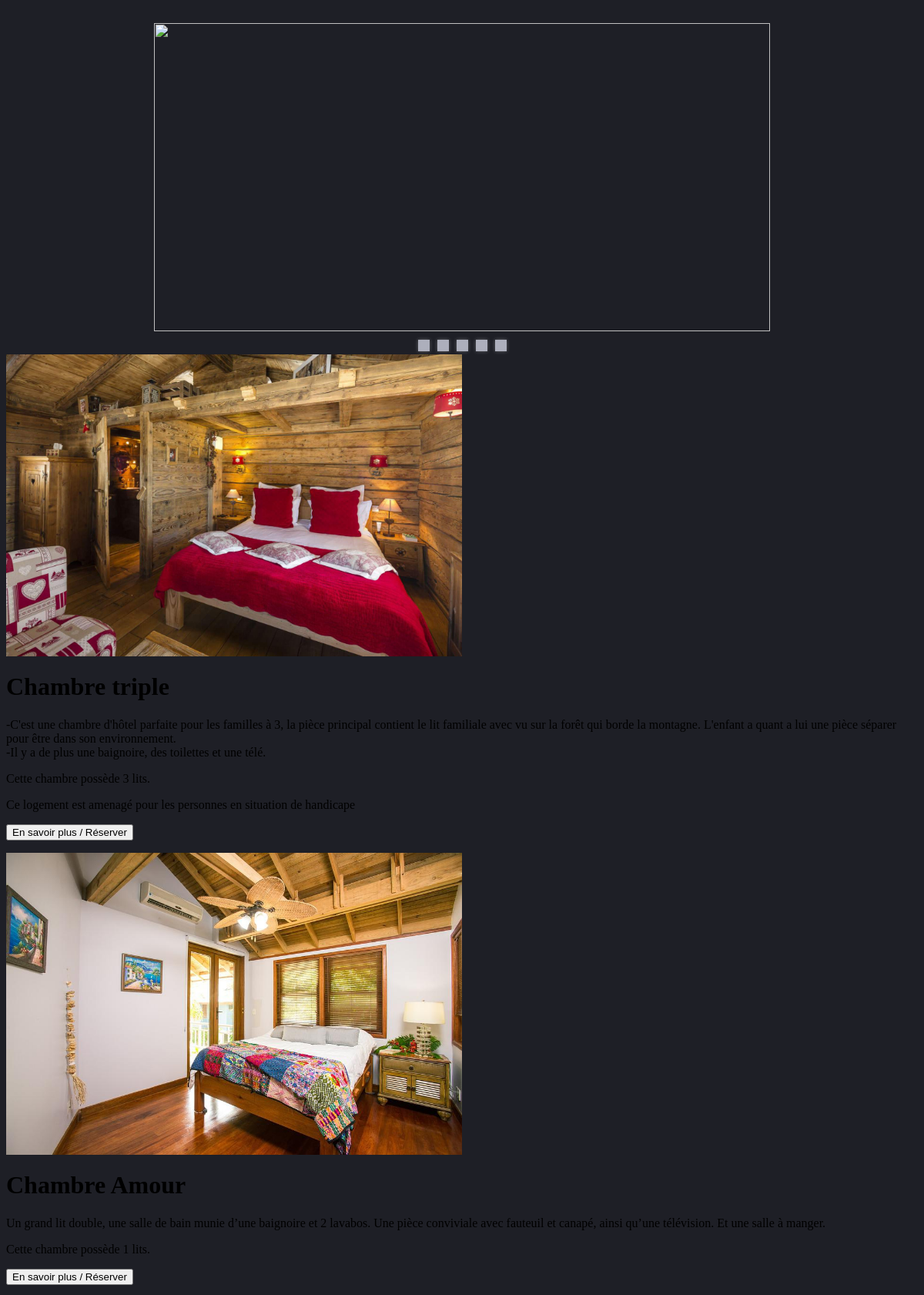
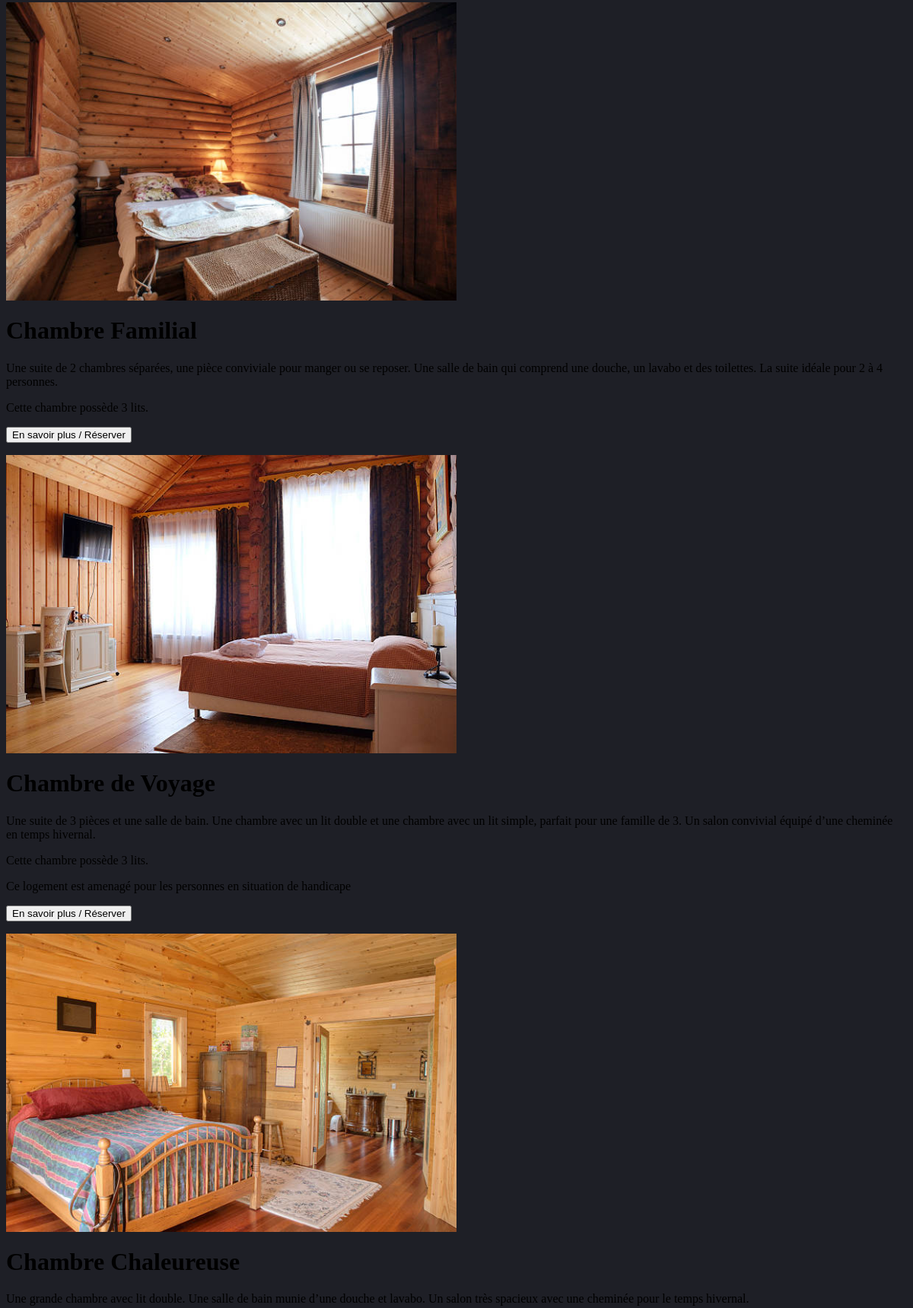
The page /Hotel.php (upper part) on the database its author committed (2 pictures, top to bottom).
### tables this page shows
CREATE TABLE `chambre` (
  `id` int(11) NOT NULL,
  `nom` text NOT NULL,
  `lit` int(3) NOT NULL,
  `descript` longtext NOT NULL,
  `special` tinyint(1) NOT NULL
);

### Hotel.php (the view, shortened to what this page needs)
<?php
include('BaseD.php');
include('Image.php');
$db->exec('SET NAMES utf8');
$sql = "SELECT * FROM chambre";
$request = $db->query($sql);
$chambre = $request->fetchAll();
?>
<div id="container3">
    <?php
    for($i = 0; $i < sizeof($chambre); $i++){
        $achambre = $chambre[$i];
        echo"<img src=\"image/".$achambre['id']."/Chalet.jpg\" height='50%' width='50%' />";
    ?>
    <form id="1" action="Reservation.php" method="post">
    <?php
        echo "<h1>".$achambre['nom']."</h1>";
        echo "<p>".$achambre['descript']."</p>";
        echo "<p>Cette chambre possède ". $achambre['lit'] ." lits.</p>";
        if($achambre['special']==1){
            echo "<p>Ce logement est amenagé pour les personnes en situation de handicape</p>";
        }
    ?>
        <input type="submit" id='submit' value="En savoir plus / Réserver" >
    </form>
    <?php
    }
    ?>
</div>

### rows shown on the page
chambre: shows a picture, nom "Chambre triple", descript "-C'est une chambre d'hôtel parfaite pour les familles à 3, la pièce principal contient le lit familiale avec vu sur la forêt qui borde la montagne. L'enfant a quant a lui une pièce séparer pour être dans son environnement. -Il y a de plus une baignoire, des toilettes et une télé.", lit "3", shows "Ce logement est amenagé pour les personnes en situation de handicape"
chambre: shows a picture, nom "Chambre Amour", descript "Un grand lit double, une salle de bain munie d’une baignoire et 2 lavabos. Une pièce conviviale avec fauteuil et canapé, ainsi qu’une télévision. Et une salle à manger.", lit "1"
chambre: shows a picture, nom "Chambre Familial", descript "Une suite de 2 chambres séparées, une pièce conviviale pour manger ou se reposer. Une salle de bain qui comprend une douche, un lavabo et des toilettes. La suite idéale pour 2 à 4 personnes.", lit "3"
chambre: shows a picture, nom "Chambre de Voyage", descript "Une suite de 3 pièces et une salle de bain. Une chambre avec un lit double et une chambre avec un lit simple, parfait pour une famille de 3. Un salon convivial équipé d’une cheminée en temps hivernal.", lit "3", shows "Ce logement est amenagé pour les personnes en situation de handicape"
chambre: shows a picture, nom "Chambre Chaleureuse", descript "Une grande chambre avec lit double. Une salle de bain munie d’une douche et lavabo. Un salon très spacieux avec une cheminée pour le temps hivernal."
